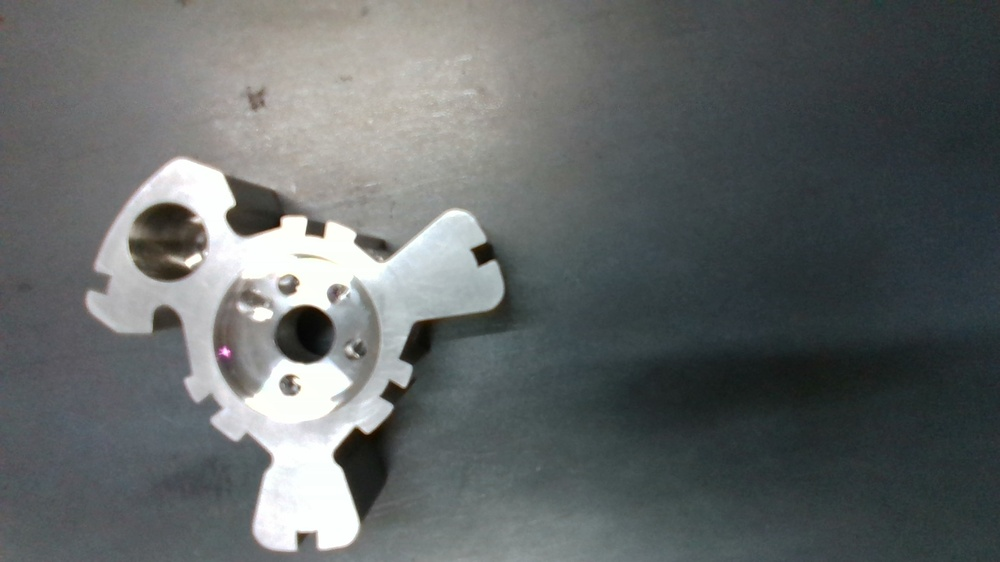
#> input picture template images/screenshot_2024-05-02_17-12-17.jpg, 1000 x 562 px, shrunk from 1920 x 1080 before the run
$ python salam.py
#> lines starting #> are read from the running program, lines starting #| are printed output that depends on the picture
import cv2
import numpy as np
import os

def find_orientation(template_path, test_path):
    # Load images
#> called with test_path = 'test images/15.jpg'
    template = cv2.imread(template_path, 0)  # Load in grayscale
#> template: shape (562, 1000); min 4, max 255, mean 101.3
    test_img = cv2.imread(test_path)
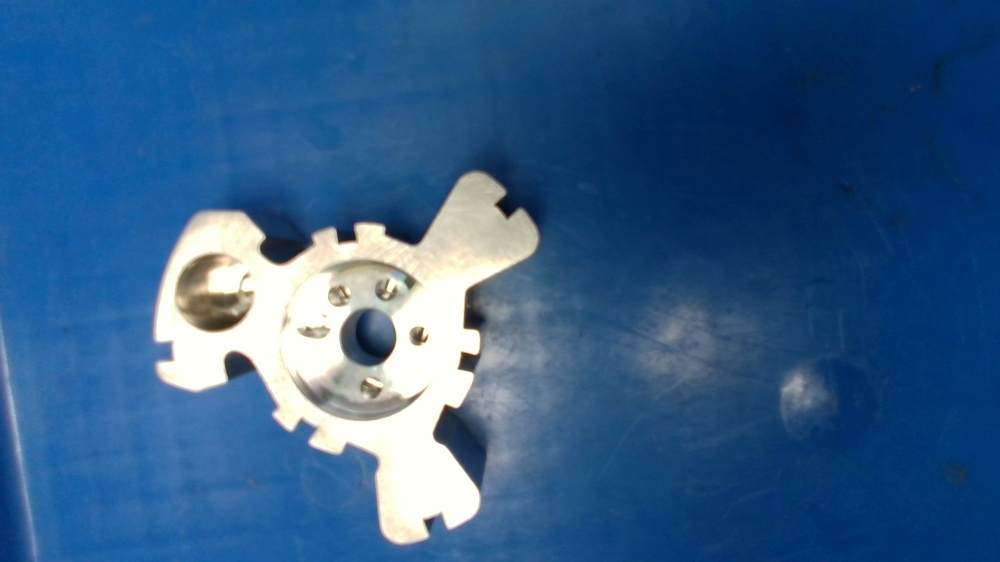
#> input picture test images/15.jpg, 1000 x 562 px, shrunk from 1920 x 1080 before the run
#> test_img is the input picture: shape (562, 1000, 3); mean B, G, R 135.5, 92.7, 50.5
    test_gray = cv2.cvtColor(test_img, cv2.COLOR_BGR2GRAY)
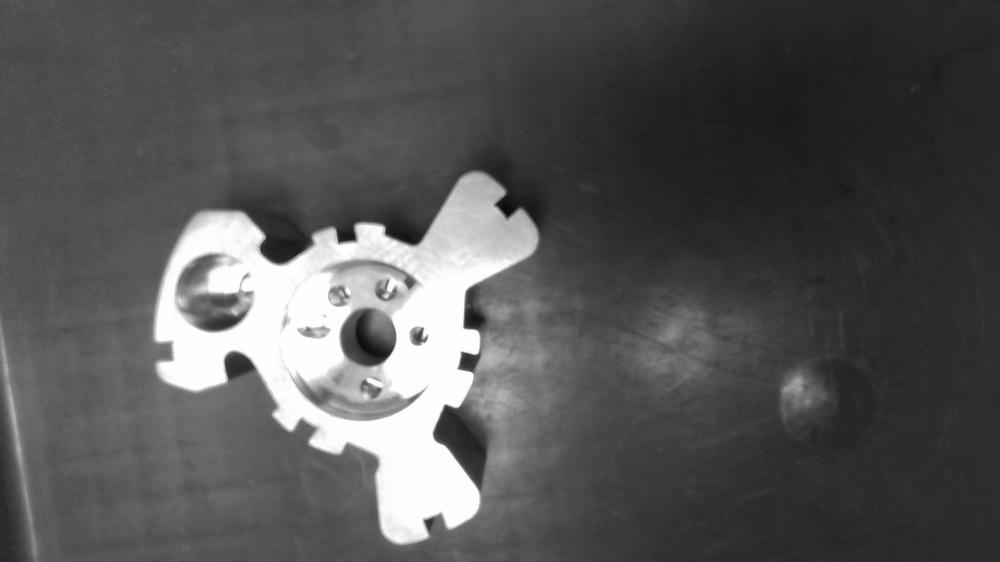
#> test_gray: shape (562, 1000); min 10, max 255, mean 84.9

    # Initialize ORB detector
    orb = cv2.ORB_create()

    # Find the keypoints and descriptors with ORB
    kp1, des1 = orb.detectAndCompute(template, None)
#> kp1 = 500 keypoints; strongest (x, y, size): (278, 225, 44.6), (278, 224, 64.3), (356, 430, 77.1), (355, 429, 64.3)
    kp2, des2 = orb.detectAndCompute(test_gray, None)
#> kp2 = 500 keypoints; strongest (x, y, size): (465, 321, 77.1), (349, 236, 92.6), (464, 353, 44.6), (233, 355, 111.1)

    # Create BFMatcher object and match descriptors
    bf = cv2.BFMatcher(cv2.NORM_HAMMING, crossCheck=True)
    matches = bf.match(des1, des2)
#> matches = 110 matches

    # Sort matches by distance
    matches = sorted(matches, key=lambda x: x.distance)

    # Extract location of good matches
    points1 = np.zeros((len(matches), 2), dtype=np.float32)
#> points1 = 110 pairs, first value 0 to 0, second value 0 to 0
    points2 = np.zeros_like(points1)
    for i, match in enumerate(matches):
        points1[i, :] = kp1[match.queryIdx].pt
        points2[i, :] = kp2[match.trainIdx].pt
#> this loop made 110 passes
#> after the loop, points1 = 110 pairs, first value 129.6 to 493.9, second value 201.6 to 451; points2 = 110 pairs, first value 156 to 520.1, second value 193 to 526

    # Find homography
    H, _ = cv2.findHomography(points1, points2, cv2.RANSAC)
#> H = [[-0.684, -1.23, 423.2], [-0.654, -1.04, 385.8], [-0.00148, -0.00302, 1]]

    # Use homography to transform the template image corners to the test image
    h, w = template.shape
#> h = 562; w = 1000
    corners = np.float32([[0, 0], [0, h-1], [w-1, h-1], [w-1, 0]]).reshape(-1, 1, 2)
#> corners = [[0, 0], [0, 561], [999, 561], [999, 0]]
    transformed_corners = cv2.perspectiveTransform(corners, H)
#> transformed_corners = [[423.2, 385.8], [384, 280.9], [436.8, 389.9], [541.4, 555.8]]

    # Draw boundary
    boundary = np.int32(transformed_corners)
#> boundary = [[423, 385], [384, 280], [436, 389], [541, 555]]
    # Drawing the polygon around the detected object more visibly
    cv2.polylines(test_img, [boundary], True, (0, 255, 255), 3)  # Changed color and thickness

    # Calculate rotation angle
    theta = -np.arctan2(H[0, 1], H[0, 0]) * (180 / np.pi)
#> theta = 119.1

    # Annotate test image with rotation
    cv2.putText(test_img, f"Rotation: {theta:.2f} degrees", (10, 30), cv2.FONT_HERSHEY_SIMPLEX, 1, (255, 255, 0), 2)  # Changed text color
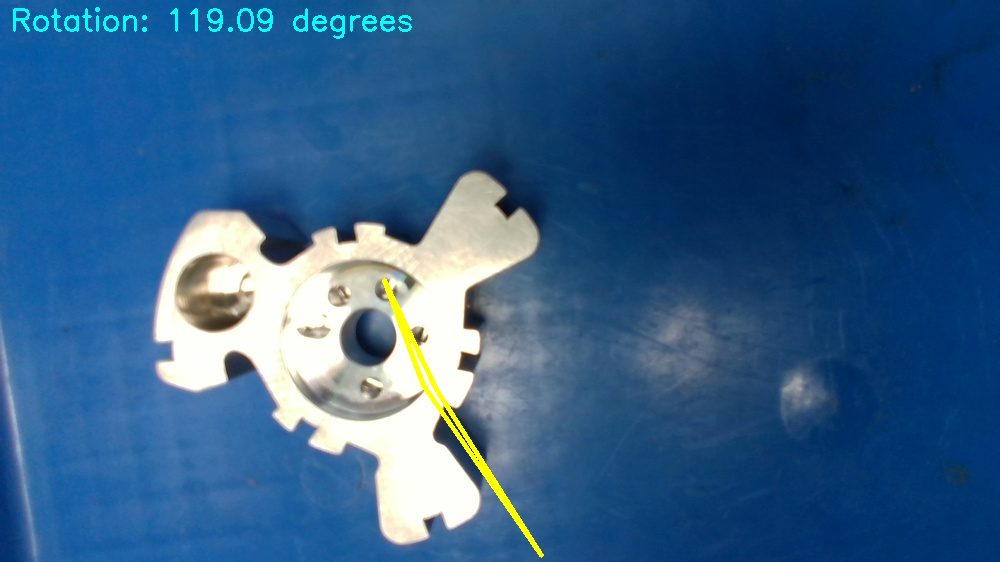
#> test_img: shape (562, 1000, 3); mean B, G, R 135.2, 93.9, 51

    # Create output directory if it doesn't exist
    output_folder = 'output'
    if not os.path.exists(output_folder):
        os.makedirs(output_folder)

    # Save annotated image to the output folder
    output_file = os.path.join(output_folder, os.path.basename(test_path))
    cv2.imwrite(output_file, test_img)

    print(f"Annotated image saved: {output_file}")

# Example usage
template_path = 'template images/screenshot_2024-05-02_17-12-17.jpg'
test_path = 'test images/15.jpg'
find_orientation(template_path, test_path)
